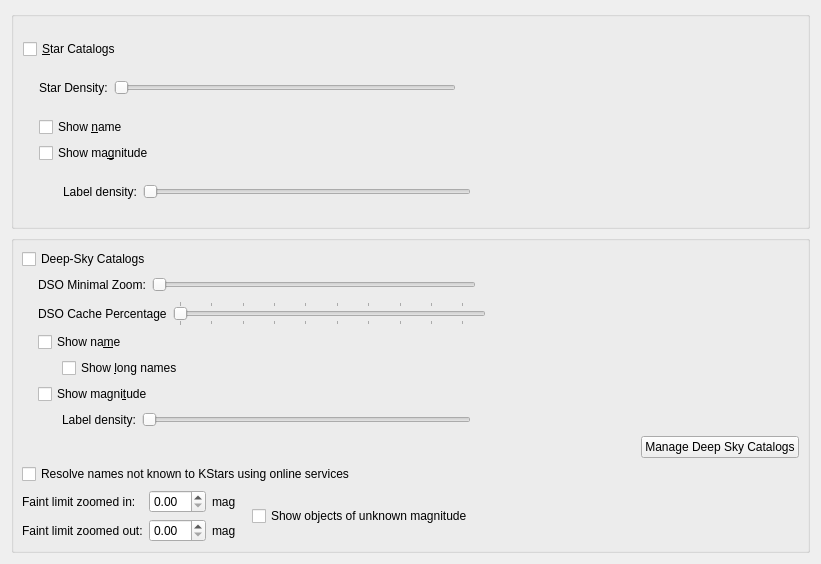
<?xml version="1.0" encoding="UTF-8"?>
<ui version="4.0">
 <class>OpsCatalog</class>
 <widget class="QWidget" name="OpsCatalog">
  <property name="geometry">
   <rect>
    <x>0</x>
    <y>0</y>
    <width>821</width>
    <height>564</height>
   </rect>
  </property>
  <layout class="QVBoxLayout">
   <item>
    <widget class="QGroupBox" name="StarBox">
     <property name="title">
      <string/>
     </property>
     <layout class="QHBoxLayout">
      <item>
       <layout class="QVBoxLayout">
        <item>
         <widget class="QCheckBox" name="kcfg_ShowStars">
          <property name="text">
           <string>&amp;Star Catalogs</string>
          </property>
          <attribute name="buttonGroup">
           <string notr="true">catalogButtonGroup</string>
          </attribute>
         </widget>
        </item>
        <item>
         <layout class="QGridLayout">
          <property name="leftMargin">
           <number>0</number>
          </property>
          <property name="topMargin">
           <number>0</number>
          </property>
          <property name="rightMargin">
           <number>0</number>
          </property>
          <property name="bottomMargin">
           <number>0</number>
          </property>
          <property name="spacing">
           <number>6</number>
          </property>
          <item row="0" column="1">
           <widget class="QLabel" name="LabelStarDensity">
            <property name="text">
             <string>Star Density:</string>
            </property>
           </widget>
          </item>
          <item row="0" column="2">
           <widget class="QSlider" name="kcfg_StarDensity">
            <property name="minimum">
             <number>1</number>
            </property>
            <property name="maximum">
             <number>100</number>
            </property>
            <property name="singleStep">
             <number>1</number>
            </property>
            <property name="orientation">
             <enum>Qt::Horizontal</enum>
            </property>
            <property name="tickPosition">
             <enum>QSlider::NoTicks</enum>
            </property>
            <property name="tickInterval">
             <number>1</number>
            </property>
           </widget>
          </item>
          <item row="0" column="0">
           <spacer name="horizontalSpacer_2">
            <property name="orientation">
             <enum>Qt::Horizontal</enum>
            </property>
            <property name="sizeType">
             <enum>QSizePolicy::Fixed</enum>
            </property>
            <property name="sizeHint" stdset="0">
             <size>
              <width>16</width>
              <height>20</height>
             </size>
            </property>
           </spacer>
          </item>
          <item row="0" column="3">
           <spacer name="horizontalSpacer_3">
            <property name="orientation">
             <enum>Qt::Horizontal</enum>
            </property>
            <property name="sizeHint" stdset="0">
             <size>
              <width>40</width>
              <height>20</height>
             </size>
            </property>
           </spacer>
          </item>
         </layout>
        </item>
        <item>
         <layout class="QGridLayout">
          <property name="leftMargin">
           <number>0</number>
          </property>
          <property name="topMargin">
           <number>0</number>
          </property>
          <property name="rightMargin">
           <number>0</number>
          </property>
          <property name="bottomMargin">
           <number>0</number>
          </property>
          <property name="spacing">
           <number>6</number>
          </property>
          <item row="0" column="1">
           <widget class="QCheckBox" name="kcfg_ShowStarNames">
            <property name="text">
             <string>Show &amp;name</string>
            </property>
            <attribute name="buttonGroup">
             <string notr="true">catalogButtonGroup</string>
            </attribute>
           </widget>
          </item>
          <item row="1" column="1">
           <widget class="QCheckBox" name="kcfg_ShowStarMagnitudes">
            <property name="text">
             <string>Show ma&amp;gnitude</string>
            </property>
            <attribute name="buttonGroup">
             <string notr="true">catalogButtonGroup</string>
            </attribute>
           </widget>
          </item>
          <item row="0" column="0">
           <spacer>
            <property name="orientation">
             <enum>Qt::Horizontal</enum>
            </property>
            <property name="sizeType">
             <enum>QSizePolicy::Fixed</enum>
            </property>
            <property name="sizeHint" stdset="0">
             <size>
              <width>16</width>
              <height>20</height>
             </size>
            </property>
           </spacer>
          </item>
          <item row="1" column="0">
           <spacer>
            <property name="orientation">
             <enum>Qt::Horizontal</enum>
            </property>
            <property name="sizeType">
             <enum>QSizePolicy::Fixed</enum>
            </property>
            <property name="sizeHint" stdset="0">
             <size>
              <width>16</width>
              <height>20</height>
             </size>
            </property>
           </spacer>
          </item>
         </layout>
        </item>
        <item>
         <layout class="QHBoxLayout">
          <item>
           <spacer>
            <property name="orientation">
             <enum>Qt::Horizontal</enum>
            </property>
            <property name="sizeType">
             <enum>QSizePolicy::Fixed</enum>
            </property>
            <property name="sizeHint" stdset="0">
             <size>
              <width>40</width>
              <height>20</height>
             </size>
            </property>
           </spacer>
          </item>
          <item>
           <widget class="QLabel" name="LabelDensity">
            <property name="text">
             <string>Label density:</string>
            </property>
           </widget>
          </item>
          <item>
           <widget class="QSlider" name="kcfg_StarLabelDensity">
            <property name="maximum">
             <number>20</number>
            </property>
            <property name="orientation">
             <enum>Qt::Horizontal</enum>
            </property>
           </widget>
          </item>
          <item>
           <spacer name="horizontalSpacer">
            <property name="orientation">
             <enum>Qt::Horizontal</enum>
            </property>
            <property name="sizeHint" stdset="0">
             <size>
              <width>40</width>
              <height>20</height>
             </size>
            </property>
           </spacer>
          </item>
         </layout>
        </item>
       </layout>
      </item>
     </layout>
    </widget>
   </item>
   <item>
    <widget class="QGroupBox" name="DeepSkyBox">
     <property name="title">
      <string/>
     </property>
     <layout class="QVBoxLayout">
      <property name="spacing">
       <number>6</number>
      </property>
      <property name="leftMargin">
       <number>8</number>
      </property>
      <property name="topMargin">
       <number>8</number>
      </property>
      <property name="rightMargin">
       <number>8</number>
      </property>
      <property name="bottomMargin">
       <number>8</number>
      </property>
      <item>
       <layout class="QVBoxLayout" name="verticalLayout_2">
        <property name="topMargin">
         <number>0</number>
        </property>
        <property name="bottomMargin">
         <number>0</number>
        </property>
        <item>
         <widget class="QCheckBox" name="kcfg_ShowDeepSky">
          <property name="text">
           <string>Deep-Sky Catalogs</string>
          </property>
          <attribute name="buttonGroup">
           <string notr="true">catalogButtonGroup</string>
          </attribute>
         </widget>
        </item>
        <item>
         <layout class="QHBoxLayout" name="horizontalLayout_5">
          <property name="sizeConstraint">
           <enum>QLayout::SetDefaultConstraint</enum>
          </property>
          <property name="topMargin">
           <number>0</number>
          </property>
          <item>
           <spacer name="horizontalSpacer_13">
            <property name="orientation">
             <enum>Qt::Horizontal</enum>
            </property>
            <property name="sizeType">
             <enum>QSizePolicy::Fixed</enum>
            </property>
            <property name="sizeHint" stdset="0">
             <size>
              <width>16</width>
              <height>20</height>
             </size>
            </property>
           </spacer>
          </item>
          <item>
           <widget class="QLabel" name="DSOMInZoomLabel">
            <property name="text">
             <string>DSO Minimal Zoom:</string>
            </property>
           </widget>
          </item>
          <item>
           <widget class="QSlider" name="kcfg_DSOMinZoomFactor">
            <property name="minimum">
             <number>250</number>
            </property>
            <property name="maximum">
             <number>4000</number>
            </property>
            <property name="pageStep">
             <number>200</number>
            </property>
            <property name="orientation">
             <enum>Qt::Horizontal</enum>
            </property>
           </widget>
          </item>
          <item>
           <spacer name="horizontalSpacer_14">
            <property name="orientation">
             <enum>Qt::Horizontal</enum>
            </property>
            <property name="sizeHint" stdset="0">
             <size>
              <width>40</width>
              <height>20</height>
             </size>
            </property>
           </spacer>
          </item>
         </layout>
        </item>
        <item>
         <layout class="QHBoxLayout" name="horizontalLayout">
          <property name="spacing">
           <number>6</number>
          </property>
          <property name="sizeConstraint">
           <enum>QLayout::SetDefaultConstraint</enum>
          </property>
          <property name="bottomMargin">
           <number>0</number>
          </property>
          <item>
           <spacer name="horizontalSpacer_11">
            <property name="orientation">
             <enum>Qt::Horizontal</enum>
            </property>
            <property name="sizeType">
             <enum>QSizePolicy::Fixed</enum>
            </property>
            <property name="sizeHint" stdset="0">
             <size>
              <width>16</width>
              <height>20</height>
             </size>
            </property>
           </spacer>
          </item>
          <item>
           <widget class="QLabel" name="DSOCacheLabel">
            <property name="text">
             <string>DSO Cache Percentage</string>
            </property>
           </widget>
          </item>
          <item>
           <widget class="QSlider" name="kcfg_DSOCachePercentage">
            <property name="minimum">
             <number>5</number>
            </property>
            <property name="maximum">
             <number>100</number>
            </property>
            <property name="orientation">
             <enum>Qt::Horizontal</enum>
            </property>
            <property name="tickPosition">
             <enum>QSlider::TicksBothSides</enum>
            </property>
            <property name="tickInterval">
             <number>10</number>
            </property>
           </widget>
          </item>
          <item>
           <spacer name="horizontalSpacer_12">
            <property name="orientation">
             <enum>Qt::Horizontal</enum>
            </property>
            <property name="sizeHint" stdset="0">
             <size>
              <width>40</width>
              <height>20</height>
             </size>
            </property>
           </spacer>
          </item>
         </layout>
        </item>
        <item>
         <layout class="QHBoxLayout" name="horizontalLayout_1">
          <property name="topMargin">
           <number>0</number>
          </property>
          <item>
           <spacer name="horizontalSpacer_4">
            <property name="orientation">
             <enum>Qt::Horizontal</enum>
            </property>
            <property name="sizeType">
             <enum>QSizePolicy::Fixed</enum>
            </property>
            <property name="sizeHint" stdset="0">
             <size>
              <width>16</width>
              <height>20</height>
             </size>
            </property>
           </spacer>
          </item>
          <item>
           <widget class="QCheckBox" name="kcfg_ShowDeepSkyNames">
            <property name="text">
             <string>Show na&amp;me</string>
            </property>
            <attribute name="buttonGroup">
             <string notr="true">catalogButtonGroup</string>
            </attribute>
           </widget>
          </item>
         </layout>
        </item>
        <item>
         <layout class="QHBoxLayout" name="horizontalLayout_3">
          <property name="bottomMargin">
           <number>0</number>
          </property>
          <item>
           <spacer name="horizontalSpacer_9">
            <property name="orientation">
             <enum>Qt::Horizontal</enum>
            </property>
            <property name="sizeType">
             <enum>QSizePolicy::Fixed</enum>
            </property>
            <property name="sizeHint" stdset="0">
             <size>
              <width>40</width>
              <height>20</height>
             </size>
            </property>
           </spacer>
          </item>
          <item>
           <widget class="QCheckBox" name="kcfg_DeepSkyLongLabels">
            <property name="text">
             <string>Show &amp;long names</string>
            </property>
            <attribute name="buttonGroup">
             <string notr="true">catalogButtonGroup</string>
            </attribute>
           </widget>
          </item>
          <item>
           <spacer name="horizontalSpacer_8">
            <property name="orientation">
             <enum>Qt::Horizontal</enum>
            </property>
            <property name="sizeHint" stdset="0">
             <size>
              <width>40</width>
              <height>20</height>
             </size>
            </property>
           </spacer>
          </item>
         </layout>
        </item>
        <item>
         <layout class="QHBoxLayout" name="horizontalLayout_4">
          <property name="topMargin">
           <number>0</number>
          </property>
          <item>
           <spacer name="horizontalSpacer_5">
            <property name="orientation">
             <enum>Qt::Horizontal</enum>
            </property>
            <property name="sizeType">
             <enum>QSizePolicy::Fixed</enum>
            </property>
            <property name="sizeHint" stdset="0">
             <size>
              <width>16</width>
              <height>20</height>
             </size>
            </property>
           </spacer>
          </item>
          <item>
           <widget class="QCheckBox" name="kcfg_ShowDeepSkyMagnitudes">
            <property name="text">
             <string>Show magni&amp;tude</string>
            </property>
            <attribute name="buttonGroup">
             <string notr="true">catalogButtonGroup</string>
            </attribute>
           </widget>
          </item>
         </layout>
        </item>
        <item>
         <layout class="QHBoxLayout" name="horizontalLayout_2">
          <property name="bottomMargin">
           <number>0</number>
          </property>
          <item>
           <spacer name="horizontalSpacer_7">
            <property name="orientation">
             <enum>Qt::Horizontal</enum>
            </property>
            <property name="sizeType">
             <enum>QSizePolicy::Fixed</enum>
            </property>
            <property name="sizeHint" stdset="0">
             <size>
              <width>40</width>
              <height>20</height>
             </size>
            </property>
           </spacer>
          </item>
          <item>
           <widget class="QLabel" name="DeepSkyLabelDensityLabel">
            <property name="text">
             <string>Label density:</string>
            </property>
           </widget>
          </item>
          <item>
           <widget class="QSlider" name="kcfg_DeepSkyLabelDensity">
            <property name="maximum">
             <number>100</number>
            </property>
            <property name="orientation">
             <enum>Qt::Horizontal</enum>
            </property>
           </widget>
          </item>
          <item>
           <spacer name="horizontalSpacer_6">
            <property name="orientation">
             <enum>Qt::Horizontal</enum>
            </property>
            <property name="sizeType">
             <enum>QSizePolicy::Expanding</enum>
            </property>
            <property name="sizeHint" stdset="0">
             <size>
              <width>40</width>
              <height>20</height>
             </size>
            </property>
           </spacer>
          </item>
         </layout>
        </item>
        <item>
         <layout class="QHBoxLayout" name="horizontalLayout_7">
          <property name="topMargin">
           <number>0</number>
          </property>
          <item>
           <spacer name="horizontalSpacer_15">
            <property name="orientation">
             <enum>Qt::Horizontal</enum>
            </property>
            <property name="sizeHint" stdset="0">
             <size>
              <width>40</width>
              <height>20</height>
             </size>
            </property>
           </spacer>
          </item>
          <item>
           <widget class="QPushButton" name="manageButton">
            <property name="text">
             <string>Manage Deep Sky Catalogs</string>
            </property>
           </widget>
          </item>
         </layout>
        </item>
       </layout>
      </item>
      <item>
       <layout class="QHBoxLayout">
        <item>
         <widget class="QCheckBox" name="kcfg_ResolveNamesOnline">
          <property name="toolTip">
           <string>If this checkbox is checked, when an object name unknown to KStars is entered in the Find Dialog, KStars will contact online services (such as CDS Sesame) to learn about the object and then add it to the database.
                The objects acquired in this manner are stored under a catalog that is called _Internet_Resolved as of this writing.</string>
          </property>
          <property name="text">
           <string>Resolve names not known to KStars using online services</string>
          </property>
         </widget>
        </item>
       </layout>
      </item>
      <item>
       <layout class="QHBoxLayout">
        <property name="spacing">
         <number>6</number>
        </property>
        <property name="leftMargin">
         <number>0</number>
        </property>
        <property name="topMargin">
         <number>0</number>
        </property>
        <property name="rightMargin">
         <number>0</number>
        </property>
        <property name="bottomMargin">
         <number>0</number>
        </property>
        <item>
         <layout class="QGridLayout">
          <property name="leftMargin">
           <number>0</number>
          </property>
          <property name="topMargin">
           <number>0</number>
          </property>
          <property name="rightMargin">
           <number>0</number>
          </property>
          <property name="bottomMargin">
           <number>0</number>
          </property>
          <property name="spacing">
           <number>6</number>
          </property>
          <item row="1" column="1">
           <widget class="MagnitudeSpinBox" name="kcfg_MagLimitDrawDeepSkyZoomOut">
            <property name="toolTip">
             <string>Set the faint magnitude limits for NGC / Messier objects when zoomed in and zoomed out. 
These magnitude limits do not affect IC objects, as the magnitudes for many IC objects are undefined.</string>
            </property>
            <property name="maximum">
             <double>30.000000000000000</double>
            </property>
           </widget>
          </item>
          <item row="1" column="0">
           <widget class="QLabel" name="LabelMagDeepSkyZoomOut">
            <property name="toolTip">
             <string>Set the faint magnitude limits for NGC / Messier objects when zoomed in and zoomed out. 
These magnitude limits do not affect IC objects, as the magnitudes for many IC objects are undefined.</string>
            </property>
            <property name="text">
             <string>Faint limit zoomed out:</string>
            </property>
           </widget>
          </item>
          <item row="1" column="2">
           <widget class="QLabel" name="LabelMag4">
            <property name="toolTip">
             <string>Set the faint magnitude limits for NGC / Messier objects when zoomed in and zoomed out. 
These magnitude limits do not affect IC objects, as the magnitudes for many IC objects are undefined.</string>
            </property>
            <property name="text">
             <string>mag</string>
            </property>
           </widget>
          </item>
          <item row="0" column="0">
           <widget class="QLabel" name="LabelMagDeepSky">
            <property name="toolTip">
             <string>Set the faint magnitude limits for NGC / Messier objects when zoomed in and zoomed out. 
These magnitude limits do not affect IC objects, as the magnitudes for many IC objects are undefined.</string>
            </property>
            <property name="text">
             <string>Faint limit zoomed in:</string>
            </property>
           </widget>
          </item>
          <item row="0" column="1">
           <widget class="MagnitudeSpinBox" name="kcfg_MagLimitDrawDeepSky">
            <property name="toolTip">
             <string>Set the faint magnitude limits for NGC / Messier objects when zoomed in and zoomed out. 
These magnitude limits do not affect IC objects, as the magnitudes for many IC objects are undefined.</string>
            </property>
            <property name="maximum">
             <double>30.000000000000000</double>
            </property>
           </widget>
          </item>
          <item row="0" column="2">
           <widget class="QLabel" name="LabelMag3">
            <property name="toolTip">
             <string>Set the faint magnitude limits for NGC / Messier objects when zoomed in and zoomed out. 
These magnitude limits do not affect IC objects, as the magnitudes for many IC objects are undefined.</string>
            </property>
            <property name="text">
             <string>mag</string>
            </property>
           </widget>
          </item>
         </layout>
        </item>
        <item>
         <spacer name="horizontalSpacer_10">
          <property name="orientation">
           <enum>Qt::Horizontal</enum>
          </property>
          <property name="sizeType">
           <enum>QSizePolicy::Fixed</enum>
          </property>
          <property name="sizeHint" stdset="0">
           <size>
            <width>10</width>
            <height>20</height>
           </size>
          </property>
         </spacer>
        </item>
        <item>
         <widget class="QCheckBox" name="kcfg_ShowUnknownMagObjects">
          <property name="text">
           <string>Show objects of unknown magnitude</string>
          </property>
          <attribute name="buttonGroup">
           <string notr="true">catalogButtonGroup</string>
          </attribute>
         </widget>
        </item>
        <item>
         <spacer name="spacer">
          <property name="orientation">
           <enum>Qt::Horizontal</enum>
          </property>
          <property name="sizeHint" stdset="0">
           <size>
            <width>40</width>
            <height>20</height>
           </size>
          </property>
         </spacer>
        </item>
       </layout>
      </item>
     </layout>
    </widget>
   </item>
  </layout>
 </widget>
 <customwidgets>
  <customwidget>
   <class>MagnitudeSpinBox</class>
   <extends>QDoubleSpinBox</extends>
   <header>widgets/magnitudespinbox.h</header>
  </customwidget>
 </customwidgets>
 <resources/>
 <connections/>
 <buttongroups>
  <buttongroup name="catalogButtonGroup">
   <property name="exclusive">
    <bool>false</bool>
   </property>
  </buttongroup>
 </buttongroups>
</ui>
